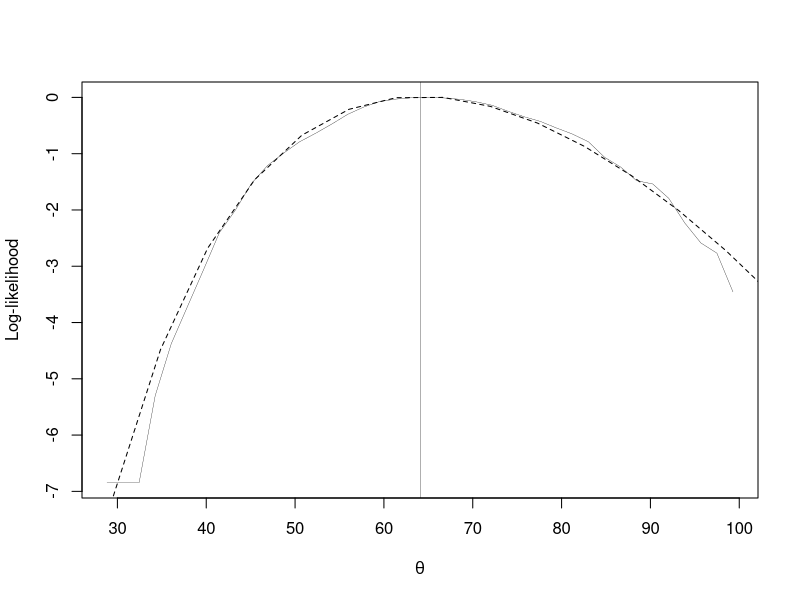

Here is the R script that generated this plot:
## ---- chunk 1
knitr::opts_chunk$set(echo = TRUE)
## ---- chunk 2

meanlike <- function(x){
 n<- length(x)

f1<- function(lambda,x){
     x/(n-lambda*x)
    }

 sx<- sort(x)
 nt<- 40
 nlam<-40
 th<- seq(1.01*sx[1],(sx[n-1]+.99*(sx[n]-sx[n-1])),len=nt)
 theta<- NULL
 loglik<- NULL
 for (i in 1:nt){
   a<- x-th[i]
   lam <- seq(n/min(a),n/max(a),len=nlam)
   lam <- lam[c(-1,-nlam)]
   glam <-outer(lam,a,'f1')
   glam<- c(glam %*% rep(1,n))
   lam0<- approx(glam,lam,xout=0)$y
   if (is.na(lam0)==F) {   # lam0 exists
      w <- 1/(n-lam0*a)
      if (min(w)>0 & max(w)<1){  # proper distribution
        ll<- sum(log(w))
        theta<- c(theta,th[i])
        loglik <- c(loglik,ll)
      }
   } # endif
 }# endfor

 loglik<- loglik - max(loglik)
 out <- list(theta= theta, loglik=loglik)
 return(out)
} # end function

# aircraft failure data:
x<- c(50,44,102,72,22,39,3,15,197,188,79,88,46,5,5,
     36,22,139,210,97,30,23,13,14)
n<- length(x)

v0<- mean(x)
# bootstrap step:
  nb<- 1000
.Random.seed<- c(0,1999,7,29)  # today's date
  xstar<- sample(x,n*nb,repl=T)
  xstar<- matrix(xstar,ncol=n) # 24 columns, 1000 rows, each row is a bootstrap
  vstar<- c(xstar%*% rep(1,n)/n) 
  # X %*% rep(1,n) returns rowsums, so here returns the mean for each bootstrap sample

# bootstrap 
  nt <- 40
  phi0<- qnorm(sum(vstar<v0)/nb)
  # proportion of bootstrap means that is less than observed sample mean
  # ie G_hat(theta_hat), where the hat in the former means G is based on bootstrap and latter means theta is based on observed sample
  
  # qnorm is the normalizing transform; if G is known (not G_hat, which is based on bootstrap), 
  # then qnorm(.) gives the standard normal
  
  # grid of theta 
  th<- seq((min(vstar)+1),(max(vstar)-1),len=nt)
  
  # phi is to store the qnorm(.) evaluated at at different bootstrap means (to get distribution)
  # that distribution is G_hat(theta)
  phi<- rep(0,nt)
  for (i in 1:nt){
    phi[i]<- qnorm(sum(vstar<th[i])/nb)
  }
  
  # a is the rate of change of a standard deviation of the normalized parameter
  # for mean this measure the skewness of the data
  a<- sum((x-mean(x))^3)/6/sum((x-mean(x))^2)^1.5

  
  #----
  # for general parameter, alpha is computed with jackknife procedure
  # the jackknife procedure to find theta_hat_(i) (estimated by sample with i_th sample taken out)
  mean_jackknife_est <- vector(mode = "integer", length = length(x) - 1)
  for (i in seq_along(x)) {
    mean_jackknife_est[i] <- mean(x[-i])
  }
  mean_jackknife_est_mean <- mean(mean_jackknife_est)
a_jackknife <- 
  sum((mean_jackknife_est_mean - mean_jackknife_est)^3)/6/sum((mean_jackknife_est_mean - mean_jackknife_est)^2)^1.5
# note a and a_jackknife are the same
  #----
   
  
  s <- 1+ a*(phi-phi0)

  pmean <- - phi0*s + phi   # see p.416                                                                                                                                             
  ln<- dnorm(phi0,mean=pmean,sd=s)    #.... BCa likelihood
  bcall <- log(ln) - max(log(ln))     #! I think this is to make it on the same scale

empll<- meanlike(x)   # empirical likelihood

plot(th,bcall, xlab=expression(theta),
   ylab='Log-likelihood',type='n')+
   lines(th,bcall,lwd=.3)+
   abline(v=mean(x),lwd=.3) +
   lines(empll[[1]],empll[[2]],lty=2)
